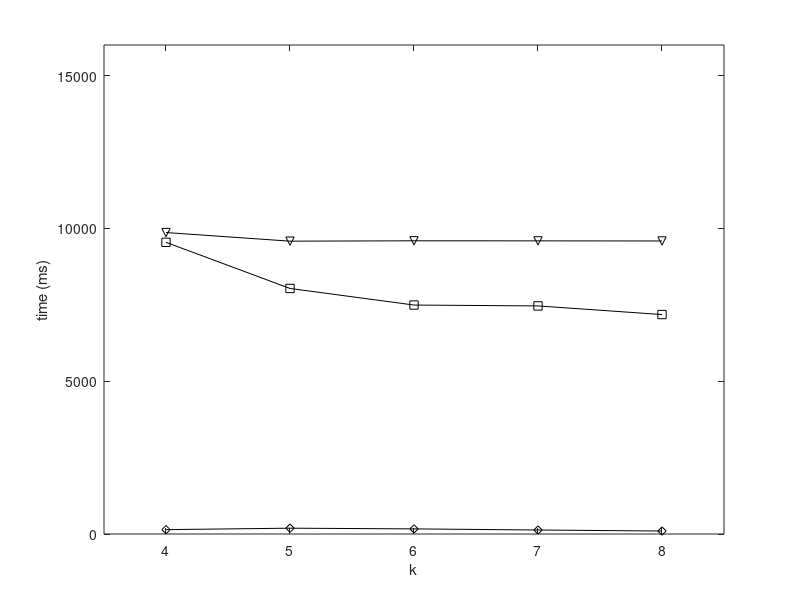

The MATLAB script that drew this image: (Note: this script raises an error after producing the figure.)
set(gcf,'color',[1, 1, 1]);
set(gcf,'unit','centimeters','position',[10 5 9 7]);

x=[1, 2, 3, 4, 5];
y1 = [9863.672988	9581.646215	9593.479703	9591.493856	9587.78634];
y2 = [9543.968902	8034.357584	7491.419815	7462.914118	7180.50112];
y3 = [142.8064406	190.3139473	167.3496919	130.6538076	97.40805246];

p1= plot(x, y1, '-kv');
hold on;
p2 = plot(x, y2, '-ks');
hold on;
p3 = plot(x, y3, '-kd');

xlabel('k');
ylabel('time (ms)');

axis([0.5 5.5 0.0 16000]);

set(gca, 'xtick', 1:5, 'XTickLabel', {'4','5','6','7','8'});
leg=legend('Global','Local','Dec', 2);
set(leg,'edgecolor','white');

set(gca, 'FontSize', 12);
set(get(gca, 'XLabel'), 'FontSize',12);
set(get(gca, 'YLabel'), 'FontSize',12);
set(findall(gcf,'type','line'),'linewidth',1.5);
set(gca, 'LineWidth', 1.5);
